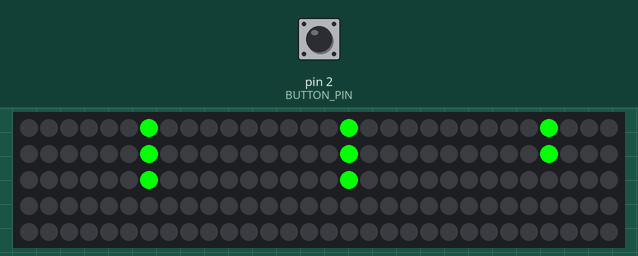
The sketch below on a simulated Arduino Uno, built with avr-gcc and run on an emulated ATmega328P. Shown: 150 RGB LEDs in strip order, left to right, continuing on the next row. Inputs (shaded band) come from the test bench; at power-on: pin 2 (BUTTON_PIN) LOW. Dim RGB values are drawn brighter than linear; random numbers use the default seed unless the sketch sets one.

Above: at 1.26 s.
1.3 s: pin 2 (BUTTON_PIN) pulled HIGH for 0.15 s
2.0 s: pin 2 (BUTTON_PIN) pulled HIGH for 1 s
At 2.45 s:
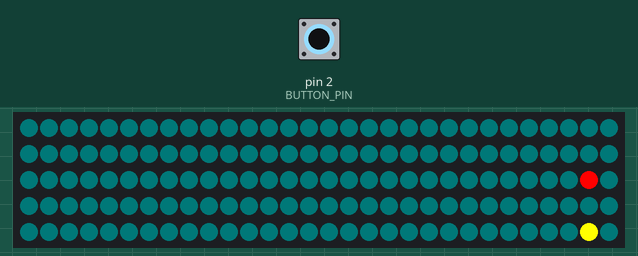
3.6 s: pin 2 (BUTTON_PIN) pulled HIGH for 0.15 s
At 3.87 s:
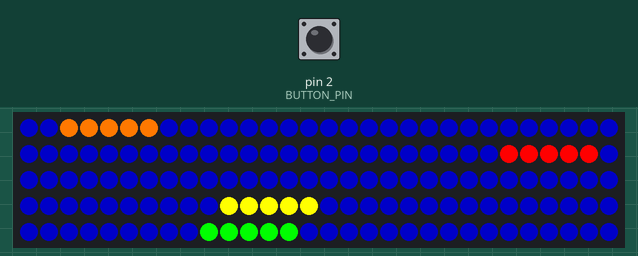
4.3 s: pin 2 (BUTTON_PIN) pulled HIGH for 1 s
At 5.4 s:
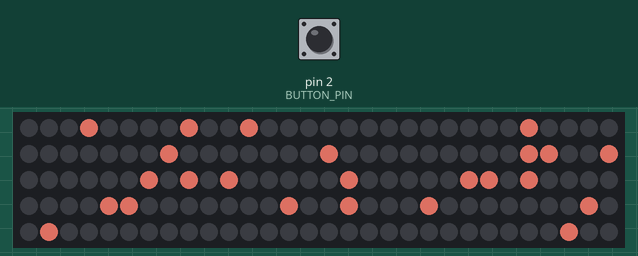
5.9 s: pin 2 (BUTTON_PIN) pulled HIGH for 3.2 s
At 7.7 s:
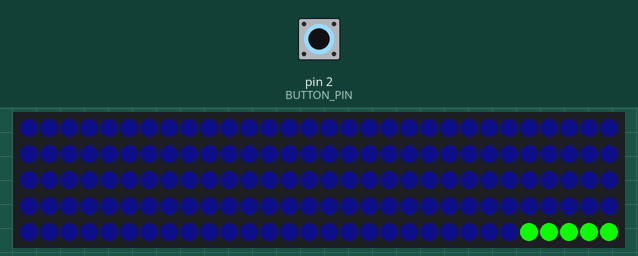

The sketch:

led_strip.ino
```cpp
#include "FastLED.h"

#define BUTTON_PIN 2
#define NUM_LEDS 150
#define LED_PIN 7
CRGB leds[NUM_LEDS];  // object from FastLED library


// Parameters for switching which function to run and getting button input
#define NUM_STATES 6
bool isButtonFirstPressed = true;  // used to get first button press
unsigned long start_time = 0;
byte state = 5;

// Parameters for rainbow()
byte j = 0;
byte k = 0;

// Parameters for bounce()
double x1 = random(35);
double x2 = random(40, 75);
double x3 = random(80, 115);
double x4 = random(120, 145);
double dx1 = random(100) / 100.0 - 0.5;
double dx2 = random(100) / 100.0 - 0.5;
double dx3 = random(100) / 100.0 - 0.5;
double dx4 = random(100) / 100.0 - 0.5;
double color = 0;
bool isColorIncreasing = true;

// Parameters for stepper()
double x = 148;
double dx = 0;
int currentStep = 140;
bool isMovingDown = true;

// Parameters for math()
double t = 0;

// Parameters for randomFill()
bool isOn[NUM_LEDS] = { false };
int numOn = 0;
CRGB colors = CRGB(random(256), random(256), random(256));

// Parameters for stack()
int currentTop = NUM_LEDS - 1;
int currentIndex = 0;


void setup() {
  randomSeed(analogRead(0));
  FastLED.addLeds<WS2812, LED_PIN, GRB>(leds, NUM_LEDS);
}

void loop() {
  changeState();

  switch (state) {
    case 0:
      stepper();
      break;
    case 1:
      rainbow();
      break;
    case 2:
      bounce();
      break;
    case 3:
      math();
      break;
    case 4:
      randomFill();
      break;
    case 5:
      stack();
      break;
  }
}

// Change state every minute or when button is pressed
void changeState() {
  // Checking if a minute has elapsed
  if (millis() > start_time + 1000UL * 60UL) {
    start_time = millis();
    setRandomState();
    return;  // early exit
  }
  // Checking if button is pressed
  if (digitalRead(BUTTON_PIN)) {
    if (isButtonFirstPressed) {
      start_time = millis();
      setRandomState();
      isButtonFirstPressed = false;
    }
  } else {
    isButtonFirstPressed = true;
  }
}

// Set the value of state to a random different value
void setRandomState() {
  byte r = random(0, NUM_STATES - 1);
  if (r >= state) {
    r++;
  }
  state = r;
  FastLED.clear();
}


void rainbow() {
  for (int i = 0; i < NUM_LEDS; i++) {
    leds[i].r = map(i, 0, NUM_LEDS, 0, 255);
    leds[i].g = j;
    leds[i].b = k;
  }

  // updating j
  if (k % 2) {
    j++;
  } else {
    j--;
  }

  // updating k
  if (j == 0) {
    k++;
  }
  FastLED.show();
  delay(10);
}


void bounce() {
  double temp;
  if (x1 <= 2) {
    dx1 *= -1;
  }
  if ((x2 >= 7) && (x1 + 2 >= x2 - 2)) {
    temp = dx1;
    dx1 = dx2;
    dx2 = temp;
  }
  if (x2 + 2 >= x3 - 2) {
    temp = dx2;
    dx2 = dx3;
    dx3 = temp;
  }
  if (x3 + 2 >= x4 - 2) {
    temp = dx3;
    dx3 = dx4;
    dx4 = temp;
  }
  if ((x3 <= NUM_LEDS - 7) && (x4 >= NUM_LEDS - 3)) {
    dx4 *= -1;
  }
  x1 += dx1;
  x2 += dx2;
  x3 += dx3;
  x4 += dx4;
  // Clearing the strip
  for (int i = 0; i < NUM_LEDS; i++) {
    leds[i].r = 0;
    leds[i].g = 0;
    leds[i].b = 100;
  }
  for (int i = x1 - 2; i <= x1 + 2; i++) {
    leds[i].r = 255;
    leds[i].g = 120;
    leds[i].b = 0;
  }
  for (int i = x2 - 2; i <= x2 + 2; i++) {
    leds[i].r = 255;
    leds[i].g = 0;
    leds[i].b = 0;
  }
  for (int i = x3 - 2; i <= x3 + 2; i++) {
    leds[i].r = 255;
    leds[i].g = 255;
    leds[i].b = 0;
  }
  for (int i = x4 - 2; i <= x4 + 2; i++) {
    leds[i].r = 0;
    leds[i].g = 255;
    leds[i].b = 0;
  }
  FastLED.show();
  delay(10);
}

// Object bouncing down steps
void stepper() {
  // updating the color
  if (color >= 255) {
    isColorIncreasing = false;
  } else if (color <= 0) {
    isColorIncreasing = true;
  }

  isColorIncreasing ? color += 0.3 : color -= 0.3;

  // Bouncing off currentStep
  if ((x <= currentStep + 2) && (dx < 0)) {
    dx *= -1;
    if (currentStep == 0) {
      isMovingDown = false;
    } else if (currentStep == 140) {
      isMovingDown = true;
    }

    isMovingDown ? currentStep -= 20 : currentStep += 20;

  } else {
    dx -= 0.02;
  }
  x += dx;

  // Clearing the strip
  for (int i = 0; i < NUM_LEDS; i++) {
    leds[i].r = 1;
    leds[i].g = 1;
    leds[i].b = 10;
  }
  // Showing the ball
  for (int i = x - 2; i <= x + 2; i++) {
    leds[i].r = color;
    leds[i].g = 255 - color;
    leds[i].b = 5;
  }
  FastLED.show();
  delay(10);
}

// Showing parametric curves involving sine and cosine
void math() {
  // Updating time
  t += .01;

  // Clearing the strip
  for (int i = 0; i < NUM_LEDS; i++) {
    leds[i].r = 0;
    leds[i].g = 2;
    leds[i].b = 2;
  }

  // Showing a patch for sine
  int y = NUM_LEDS / 2 + NUM_LEDS * sin(t) / 2;
  leds[y].r = 255;
  leds[y].g = 0;
  leds[y].b = 0;

  // Showing another patch for cosine
  y = NUM_LEDS / 2 + NUM_LEDS * cos(t) / 2;
  leds[y].r = 255;
  leds[y].g = 255;
  leds[y].b = 0;

  FastLED.show();
  delay(10);
}


// Randomly fill in the empty LED strip
void randomFill() {
  // If completely full, reset
  if (numOn >= NUM_LEDS - 1) {
    numOn = 0;
    colors = CRGB(random(256), random(256), random(256));
    for (int i = 0; i < NUM_LEDS; i++) {
      isOn[i] = false;
    }
    FastLED.show();
    delay(10);
  }

  // Getting random led to illuminate
  int r = random(NUM_LEDS - numOn);
  int i = 0;
  while (r >= 0) {
    if (!isOn[i]) {
      r--;
    }
    i++;
  }
  i--;  // incremented i too many times

  // Updating globals
  isOn[i] = true;
  numOn++;

  // Drawing
  leds[i] = colors;
  FastLED.show();
  delay(40);
}


// Stack the LED
void stack() {
  // Writing to first LED
  if (currentIndex == 0) {
    leds[0].r = 5;
    leds[0].g = 255;
    leds[0].b = 5;
  } else {
    // Writing to every 10th LED
    for (int j = currentIndex; j >= 0; j -= 10) {
      leds[j].r = 5;
      leds[j].g = 255;
      leds[j].b = 5;
      leds[j - 1].r = 0;
      leds[j - 1].g = 0;
      leds[j - 1].b = 0;
    }
  }
  currentIndex++;

  // Resetting indices
  if (currentIndex > currentTop) {
    currentIndex -= 10;
    currentTop--;
  }
  if (currentTop == 0) {
    currentTop = NUM_LEDS - 1;
  }

  FastLED.show();
  delay(10);
}
```
